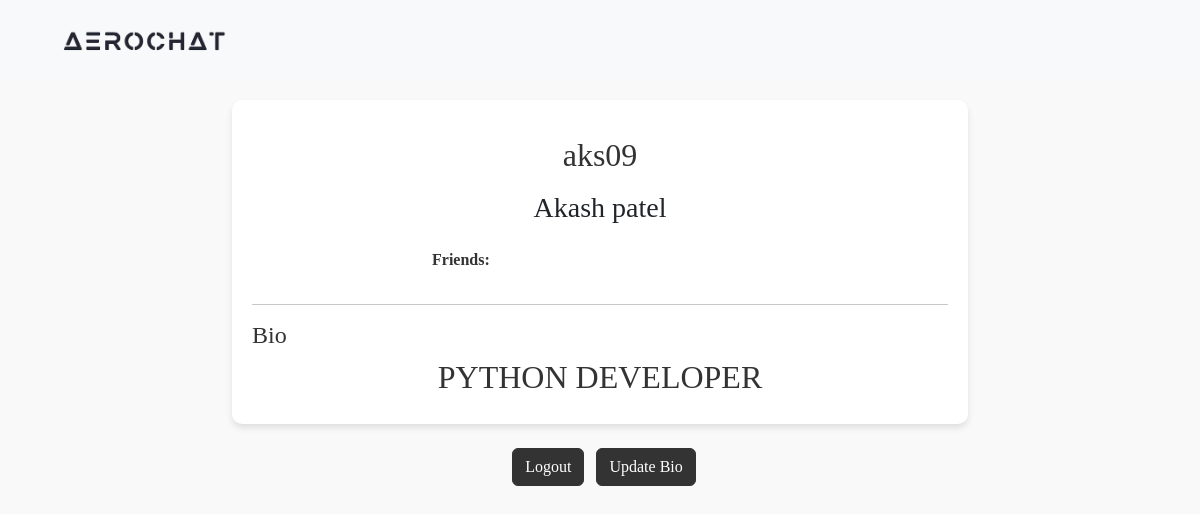
/profile/aks09/ (signed in), run on the app's committed database.
### AeroApp/models.py (models this page shows)
class User(AbstractUser):
    full_name = models.CharField(max_length=50)
    otp = models.CharField(max_length=10, blank=True, null=True)
    Bio = models.CharField(max_length=300, null=True)

### AeroApp/views.py (the view)
# urls.py: path('profile/<str:username>/', views.UserProfile, name='profile'),
@login_required
def UserProfile(request, username):
    user = get_object_or_404(User, username=username)
    bio = request.user.Bio if request.user.Bio else ''
    return render(request, 'userprofile.html', {'user':user,'bio': bio})

### AeroApp/templates/userprofile.html (shortened to what this page needs)
<!DOCTYPE html>
<html lang="en">
{% load static %}
<head>
  <link href="https://cdn.jsdelivr.net/npm/bootstrap@5.3.0-alpha1/dist/css/bootstrap.min.css" rel="stylesheet">
  <link href="https://cdnjs.cloudflare.com/ajax/libs/font-awesome/6.0.0-beta3/css/all.min.css" rel="stylesheet">
</head>
<body>
  <nav class="navbar navbar-expand-lg navbar-light">
    <div class="container">
        <a class="navbar-brand" href="{% url 'home' %}">
            <img src="{% static 'logo.png' %}" alt="logo of AeroChat" class="logo-img">
        </a>
    </div>
  </nav>
  <div class="container">
    <div class="row justify-content-center">
      <div class="col-md-8">
        <div class="profile-container">
          <div class="text-center mb-4">
            <h2 class="mt-3">{{ user.username }}</h2>
            <h3 class="mt-3">{{ user.full_name }}</h3>
          </div>
          <div class="row justify-content-center">
            <div class="col-md-6">
              <p><strong>Friends:</strong> </p>
          </div>
          </div>
          <hr>
          <div class="row">
            <div class="col-md-12">
              <div class="d-flex justify-content-between align-items-center">
                <h4>Bio</h4>
              </div>
              <div class="bio-container">
                {% if bio %}
                  <h2>{{ bio }}</h2>
                {% endif %}
              </div>
            </div>
          </div>
        </div>
      </div>
    </div>
    <div class="row justify-content-center mt-4">
      <div class="col-md-8">
        <div class="text-center">
          <a class="btn btn-dark mx-2" href="{% url 'logout' %}">Logout</a>
              {% if user.Bio is None %}
                  <a class="btn btn-dark" href="{% url 'bio' %}">Add Bio</a>
              {% else %}
                  <a class="btn btn-dark" href="{% url 'bio' %}">Update Bio</a>
              {% endif %}
        </div>
      </div>
    </div>
  </div>
</body>
</html>

### AeroApp/templates/userprofile.html (style rules this page uses)
body { font-family: "Ubuntu"; background-color: #f9f9f9; }
.profile-container { background-color: #fff; border-radius: 10px; padding: 20px; margin-top: 20px; box-shadow: 0 4px 6px rgba(0, 0, 0, 0.1); }
h2, h4, p { color: #333; }
.btn-dark { background-color: #333; border-color: #333; }
.bio-container { text-align: center; }
.navbar { background-color: #f8f9fa; padding: 5px 15px; margin: 0px; }
.navbar-brand { font-size: 20px; color: #212529; }
.logo-img { width: 100%; max-width: 200px; }

### data on the page
User: username "aks09", full_name "Akash patel", Bio "PYTHON DEVELOPER"
